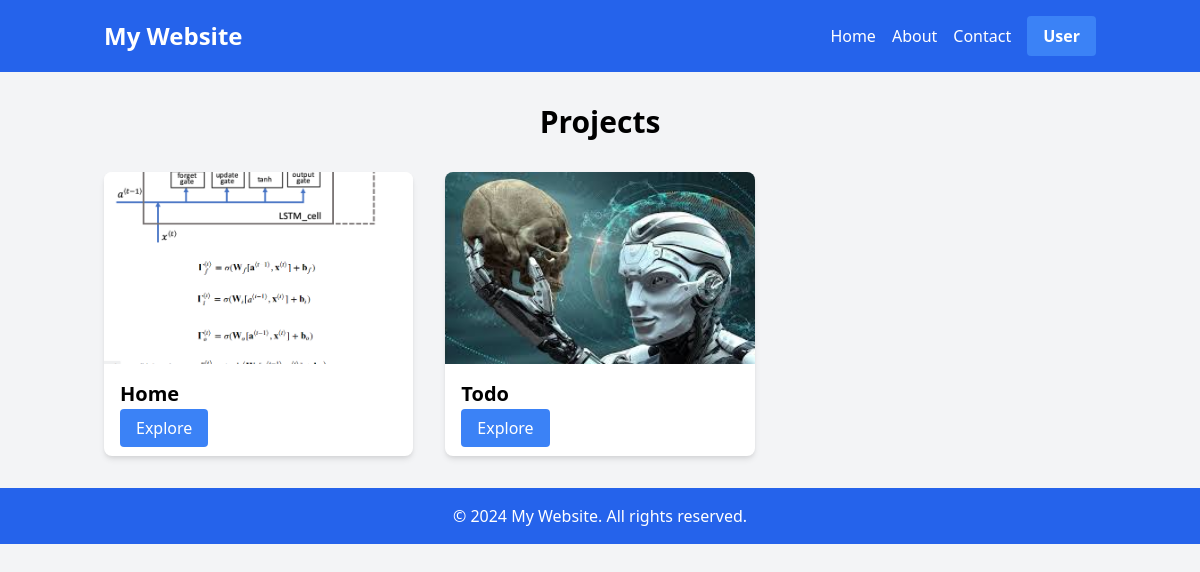
/, run on an earlier commit of the app's database.
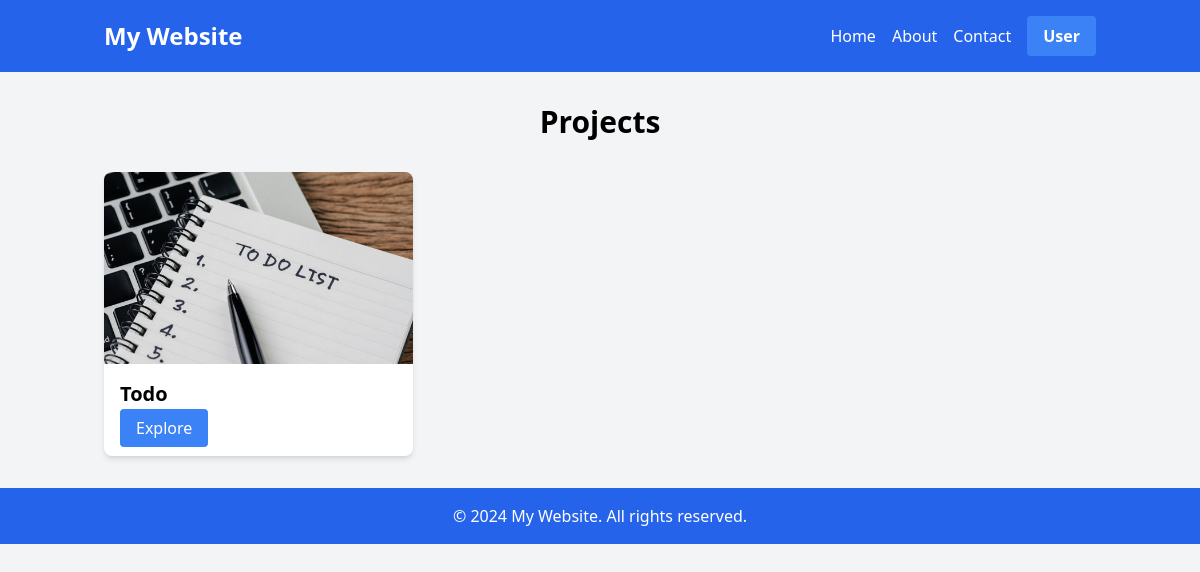
And on a later commit of the database.
### home/models.py (models this page shows, shortened)
class Category(models.Model):
    ctgName = models.CharField(unique=True, max_length=80)
    ctgImage = models.ImageField(upload_to='home/images/')
    ctgURL = models.CharField(unique=True, max_length=80)
    isActive = models.BooleanField()

### home/views.py (the view)
# urls.py: 2. Add a URL to urlpatterns:  path('', views.home, name='home')
def home(request):
    categoryList = Category.objects.all()
    data = {
        'categoryList':categoryList
    }
    return render(request, 'home/index.html', data)

### templates/home/index.html
{% extends "home/base.html" %}
{% block content %}
<div class="container mx-auto px-4 py-8">
    <h1 class="text-3xl font-bold mb-8 text-center">Projects</h1>
    <div class="grid grid-cols-1 md:grid-cols-2 lg:grid-cols-3 gap-8">
    {% include 'home/components/categoryCard.html' %}
    </div>
</div>
{% endblock content%}

### templates/home/components/categoryCard.html
    {% for Category in categoryList%}
    <div class="bg-white rounded-lg shadow-md overflow-hidden">
        <img class="w-full h-48 object-cover" src="{{Category.ctgImage.url}}" alt="Category Image">
        <div class="p-4">
            <h2 class="text-xl font-semibold mb-2">{{Category.ctgName}}</h2>
            <a href="{{Category.ctgURL}}" class="bg-blue-500 text-white px-4 py-2 rounded hover:bg-blue-600">Explore</a>
        </div>
    </div>
    {% endfor %}

What changed in the data, as far as the page shows it:
removed Category: ctgImage (picture), ctgName "Home"
changed Category "Todo": ctgImage: a different picture
